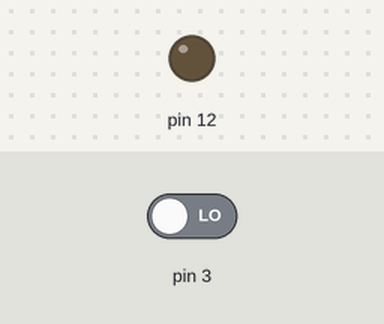
The sketch below on a simulated Arduino Uno, built with avr-gcc and run on an emulated ATmega328P. On the bench: output pins drawn as LEDs (lit = HIGH). The test bench sets the inputs (shaded band); at power-on: pin 3 LOW.

Above: at 1.2 s.
1.3 s: pin 3 driven HIGH
At 4.1 s:
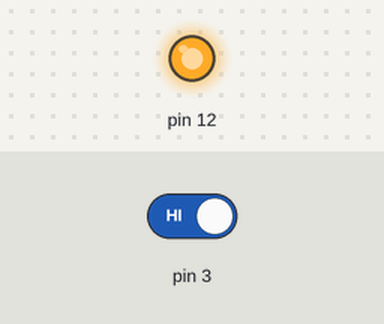
4.3 s: pin 3 driven LOW
At 5.3 s:
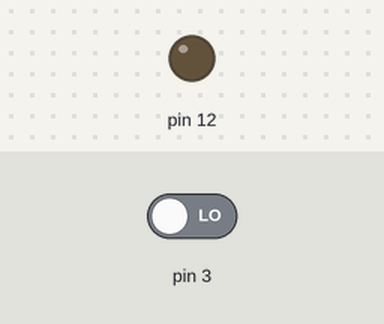
Timing chart, 0 to 7.3 s (numbered marks = the images above; inputs shaded):
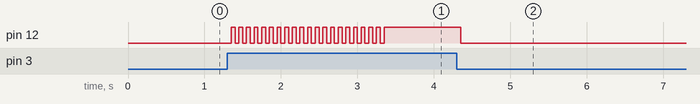

Measured:
- after the input at 1.3 s, pin 12: alternates HIGH for 0.05 s and LOW for 0.05 s, 41 changes in all, then stays HIGH, starting after 0.05 s
- after the input at 4.3 s, pin 12: goes on until 4.4 s, then stays LOW

The sketch:

arduino2.1.2.ino
```cpp
void setup() {
  pinMode(3, INPUT);
  pinMode(12,OUTPUT);
}

void loop() {
  if (digitalRead(3) == HIGH){
    for(int i=0;i<=40;i+=1){
      if (i%2!=0){
        digitalWrite(12,HIGH);
        delay(50);
      }else{
        digitalWrite(12,LOW);
        delay(50);
      }
    }
    digitalWrite(12,HIGH);
    delay(1000);
    digitalWrite(12,LOW);
    }
  }
```
